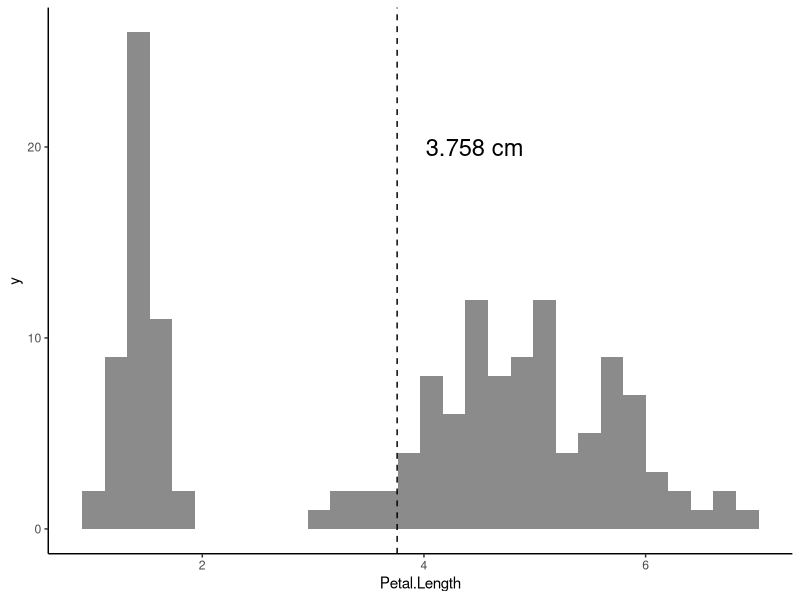
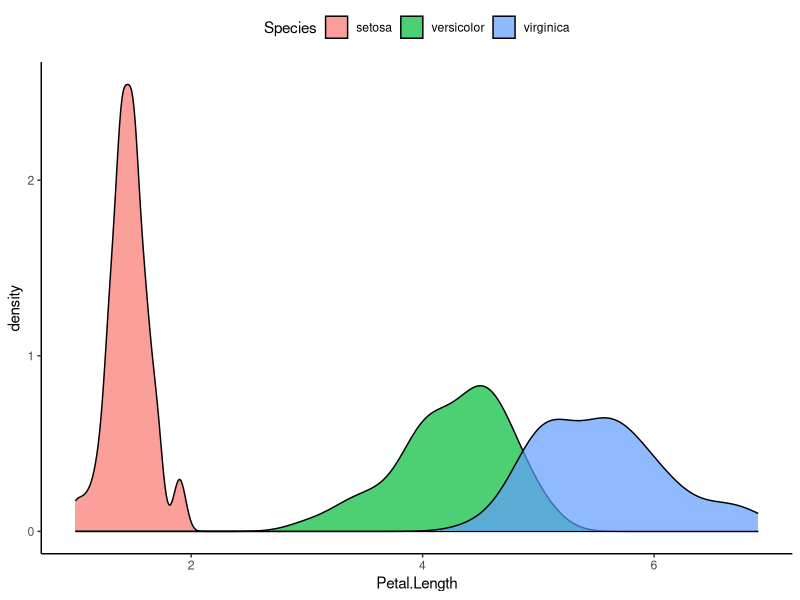
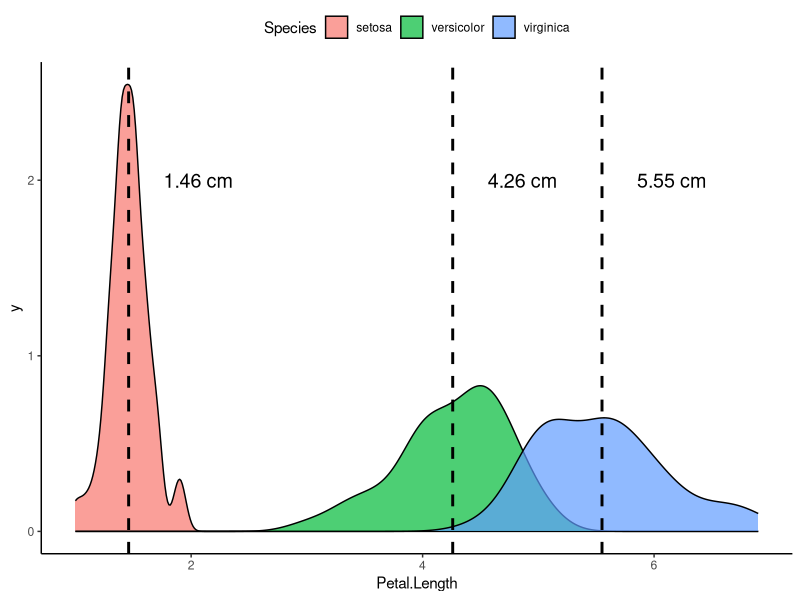

The R source for these figures, in order:
## ---- chunk 1
knitr::opts_chunk$set(echo = TRUE, fig.width = 6, fig.height = 4, fig.align = "center",
                      message = FALSE)
library(tidyverse)
theme_set(theme_classic())
d <- iris
## ---- chunk 2
m_plength <- mean(d$Petal.Length)
m_plength
## ---- chunk 3
d %>% summarise(m = mean(Petal.Length))
## ---- chunk 4
d %>% 
  ggplot(aes(x = Petal.Length)) +
  geom_histogram(alpha = 0.7) +
  geom_vline(xintercept = m_plength, linetype = "dashed") +
  annotate(geom = "text", x = m_plength + .7, y = 20, 
           label = paste(m_plength, "cm"), size = 6)
## ---- chunk 5
d %>% 
  ggplot(aes(x = Petal.Length, fill = Species)) +
  geom_density(alpha = 0.7) +
  theme(legend.position = "top")
## ---- chunk 6
ms_petal_length <- d %>% 
  group_by(Species) %>% 
  summarise(m = mean(Petal.Length)) %>%
  mutate(m = round(m, digits = 2))
## ---- chunk 7
d %>% 
  ggplot(aes(x = Petal.Length, fill = Species)) +
  geom_density(alpha = 0.7) +
  geom_vline(aes(xintercept = m), data = ms_petal_length, linetype = "dashed", size = 1) +
  geom_text(aes(label = paste(m, "cm"), x = m + 0.6, y = 2), data = ms_petal_length, size = 5) +
  theme(legend.position = "top")
